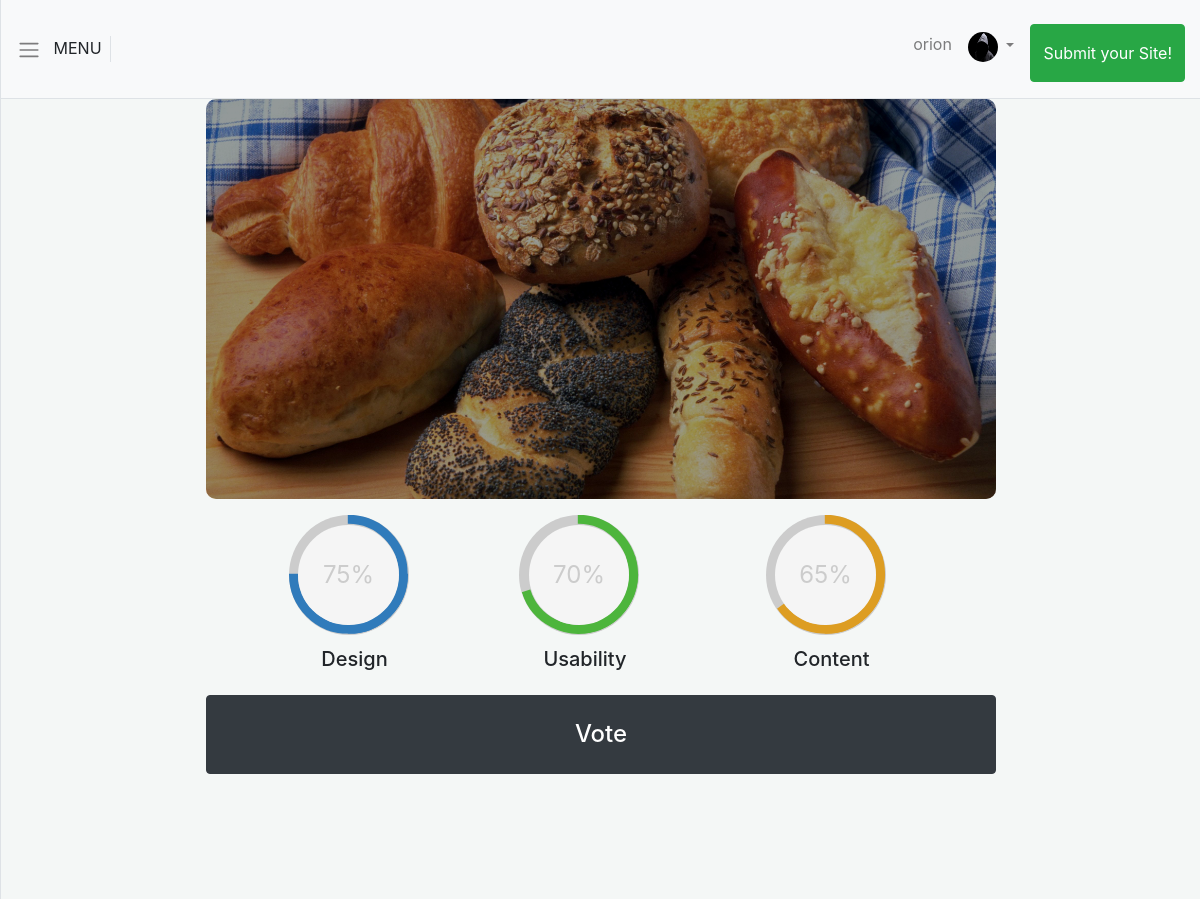
/site/2 (signed in), run on the app's committed database.
### accounts/models.py (models this page shows, shortened)
class CustomUser(AbstractUser):
    avatar = models.ImageField(upload_to='avatars', default='default_avatar.jpg')
    bio = models.CharField(max_length=500, null=True, blank=True)
    telephone = models.CharField(max_length=13, blank=True, null=True)

### sites/models.py (models this page shows, shortened)
class Site(models.Model):
    cover = models.ImageField(upload_to='sites_images')
    title = models.CharField(max_length=100)
    description = models.TextField()
    tags = models.ManyToManyField(Tag)
    author = models.ForeignKey(get_user_model(), on_delete=models.CASCADE, related_name='sites')
    created_at = models.DateTimeField(auto_now_add=True, blank=True, null=True)

### sites/views.py (the view)
# urls.py: path('site/<int:pk>', SiteDetailView.as_view(), name='site')
class SiteDetailView(DetailView):
    model = Site
    template_name= 'site.html'
    def get_context_data(self, **kwargs):
        context = super().get_context_data(**kwargs)
        site = Site.objects.get(id=self.object.id)
        count = len(site.rating.all())
        if count > 0:
            content = (site.rating.all().aggregate(Sum('content')).get('content__sum'))/count * 10
            design = (site.rating.all().aggregate(Sum('design')).get('design__sum'))/count *10
            usability = (site.rating.all().aggregate(Sum('usability')).get('usability__sum'))/count *10
            context["content"] = int(content)
            context["design"] = int(design)
            context["usability"] = int(usability)
        else:
            context["content"] = 0
            context["design"] = 0
            context["usability"] = 0
        return context

### templates/site.html (shortened to what this page needs)
{% extends 'base.html'%}
{% block content %}
<div class="site_page">
    <div class="row">
        <div class="col-md-8 mx-auto">
            <div class="site_jumbo" style="background-image: url({{object.cover.url}});">
                <div class="h-100 w-100 jumbo_opacity">
                </div>
            </div>
            <div id="ratings" class="my-3">
                <div id="design">
                    <div class="c100 p{{design}}">
                        <span>{{design}}%</span>
                    </div>
                    <h5 class="text-center">Design</h5>
                </div>
                <div id="usability" class="mx-3">
                    <div class="c100 p{{usability}} green">
                        <span>{{usability}}%</span>
                    </div>
                    <h5 class="text-center">Usability</h5>
                </div>
                <div id="content" class="mx-3">
                    <div class="c100 p{{content}} orange">
                        <span>{{content}}%</span>
                    </div>
                    <h5 class="text-center">Content</h5>
                </div>
            </div>
            <div class="btn btn-dark w-100 py-4">
                <a href="" class="text-white h4">Vote</a>
            </div>
        </div>
    </div>
</div>
{% endblock content %}

### templates/navbar.html (shortened to what this page needs)
<nav class="navbar navbar-expand-lg navbar-light bg-light border-bottom p-3 my_navbar">
    <div style="cursor: pointer; height: 100%;" id='menu-toggle' class="border-right">
        <span class="navbar-toggler-icon"></span>
        <span class="px-2">MENU</span>
    </div>
    <div class="collapse navbar-collapse" id="navbarSupportedContent">
        <ul class="navbar-nav ml-auto mt-2">
            {% if user.is_authenticated%}
            <li class="nav-item">
                <a class="nav-link" href="{%url 'profile' user.id%}">{{user.username}}</a>
            </li>
            <li class="nav-item dropdown">
                <a class="nav-link dropdown-toggle" href="#" id="navbarDropdown" role="button" data-toggle="dropdown"
                    aria-haspopup="true" aria-expanded="false">
                    <img src="{{user.avatar.url}}" alt="user.username" class="navbar_avatar">
                </a>
            </li>
            <li>
                <a class="btn btn-success btn-large h-100 py-3 ml-2" href="{% url 'add_site' %}">Submit your Site!</a>
            </li>
            {% else %}
            <li class="nav-item">
                <a class="nav-link" href="{% url 'login' %}">REGISTER/LOGIN</a>
            </li>
            {% endif %}
        </ul>
    </div>
</nav>

### static/css/simple-sidebar.css (style rules this page uses)
body { overflow-x: hidden; }

### static/css/circle.css (style rules this page uses)
.c100 { position: relative; font-size: 120px; width: 1em; height: 1em; border-radius: 50%; float: left; margin: 0 0.1em 0.1em 0; background-color: #cccccc; }
.c100 *, .c100 *:before, .c100 *:after { -webkit-box-sizing: content-box; -moz-box-sizing: content-box; box-sizing: content-box; }
.c100 > span { position: absolute; width: 100%; z-index: 1; left: 0; top: 0; width: 5em; line-height: 5em; font-size: 0.2em; color: #cccccc; display: block; text-align: center; white-space: nowrap; -webkit-transition-property: all; -moz-transition-property: all; -o-transition-property: all; transition-property: all; -webkit-transition-duration: 0.2s; -moz-transition-duration: 0.2s; -o-transition-duration: 0.2s; transition-duration: 0.2s; -webkit-transition-timing-function: ease-out; -moz-transition-timing-function: ease-out; -o-transition-timing-function: ease-out; transition-timing-function: ease-out; }
.c100:after { position: absolute; top: 0.08em; left: 0.08em; display: block; content: " "; border-radius: 50%; background-color: #f5f5f5; width: 0.84em; height: 0.84em; -webkit-transition-property: all; -moz-transition-property: all; -o-transition-property: all; transition-property: all; -webkit-transition-duration: 0.2s; -moz-transition-duration: 0.2s; -o-transition-duration: 0.2s; transition-duration: 0.2s; -webkit-transition-timing-function: ease-in; -moz-transition-timing-function: ease-in; -o-transition-timing-function: ease-in; transition-timing-function: ease-in; }

### static/css/main.css (style rules this page uses)
.navbar_avatar { width:30px; height:30px; border-radius: 50%; }
.site_jumbo { height:50vh; border-radius:10px ; background-repeat: no-repeat; background-size: cover; background-position: center; }
.jumbo_opacity { background-color:black ; opacity: .4; border-radius:10px ; position: relative; }
.site_page { background-color:#F4F7F6; height: 100vh; }
#ratings { width:100%; display:flex; flex-direction: row; justify-content: space-evenly; }

### data on the page
CustomUser: username "orion", avatar (placeholder picture)
Site: cover (picture)

### other printed values
{{ design }} "75"
{{ usability }} "70"
{{ content }} "65"
